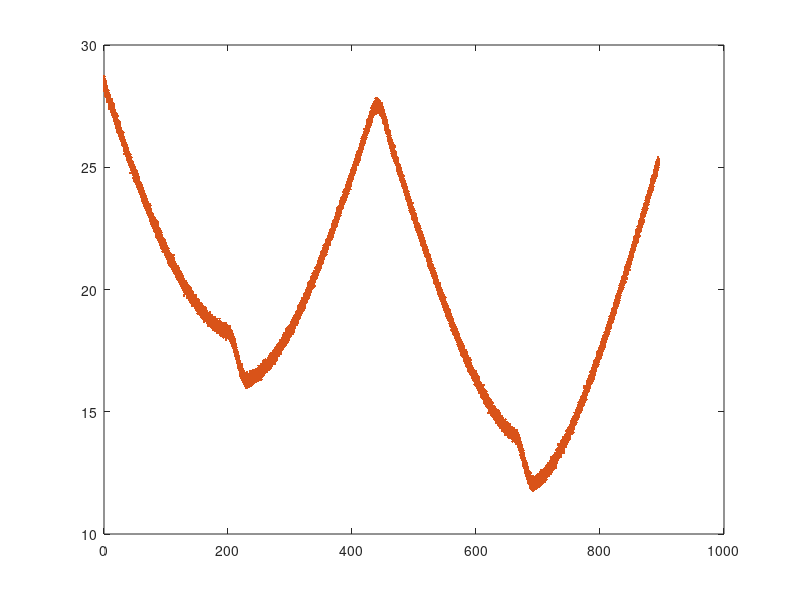
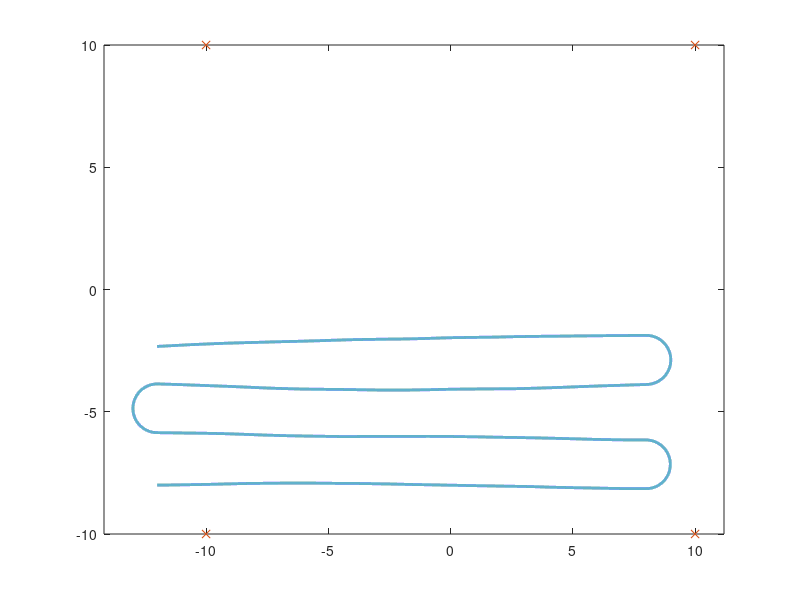

The MATLAB script that drew these images, in order: (Note: this script raises an error after producing the figures.)
function datagen_landmark_navigation()

%% Constants and parameters
close all; clc

linIncrement = 200;
t1	= linIncrement;
t2	= t1 + 10*pi;
t3	= t2 + linIncrement;
t4	= t3 + 10*pi;
t5	= t4 + linIncrement;
t6	= t5 + 10*pi;
t7	= t6 + linIncrement;

dt_			= 1E-2;					% s
timeStamps	= 0:dt_:t7;				% s
nTimeStamps	= length(timeStamps);

speedV		= 0.1;						% desired speed, m/s

stdDevProcNoise	= 0.03;

landmarks	= [10 10 -10 -10; 10 -10 10 -10]	% m
uControl	= zeros(1, nTimeStamps);
for m1 = 1:nTimeStamps
	if timeStamps(m1) <= t2 && timeStamps(m1) > t1
		uControl(m1)	= 0.1;
	elseif timeStamps(m1) > t3 && timeStamps(m1) <= t4
		uControl(m1)	= -0.1;
	elseif timeStamps(m1) > t5 && timeStamps(m1) <= t6
		uControl(m1)	= 0.1;
	end
end
u	= uControl + stdDevProcNoise*randn(1, nTimeStamps);

figure
plot(timeStamps, u)

x0	= [-12; -8; 0];
xSim= zeros(nTimeStamps, 3);
t	= 0;
xt	= x0;
xSim(1, :) = x0';

for m1 = 2:nTimeStamps
	xt	= rk4_step( t, xt, m1 - 1 );
	t	= timeStamps(m1);

	xSim(m1, :) = xt';
end

groundTruthPosition		= xSim(:, 1:2)';
groundTruthHeading		= xSim(:, 3)';

stdDevRange	= 0.1;			% m

nLandmarks	= size(landmarks, 2);
groundTruthRanges	= zeros( nLandmarks, nTimeStamps );
measuredRanges		= zeros( nLandmarks, nTimeStamps );
for m1 = 1:nLandmarks
	groundTruthRanges(m1, :)	= (...
		(xSim(:, 1) - landmarks(1, m1)).^2 + ...
		(xSim(:, 2) - landmarks(2, m1)).^2 ).^0.5;
	measuredRanges(m1, :)		= groundTruthRanges(m1, :) + ...
		stdDevRange*randn(1, nTimeStamps);
end

plot(timeStamps, groundTruthRanges(1, :)); hold on;
plot(timeStamps, measuredRanges(1,:), '.')

save assignment4_problem4.mat measuredRanges ...
	stdDevRange timeStamps nTimeStamps ...
	groundTruthRanges groundTruthPosition groundTruthHeading ...
	stdDevProcNoise landmarks u


figure;
plot( xSim(:, 1), xSim(:, 2), 'LineWidth', 2 );
hold on; axis equal
plot(landmarks(1, :), landmarks(2, :), 'x')
% plot( measuredRange.*cos(measuredBearing), measuredRange.*sin(measuredBearing), '.'); 
make_nice_figures(gcf, gca, 14, 'Orbit', '$y_1$ (km)', '$y_2$ (km)', [], [], [], [], [])

%%
	function xDot = planar_kinematics(t_, x_, tIndex_)
		ut_		= u(tIndex_);

		xDot(1, 1)	= speedV * cos(x_(3));
		xDot(2, 1)	= speedV * sin(x_(3));
		xDot(3, 1)	= ut_;
	end

	function x_tplus_dt = rk4_step( t_, xt_, tIndex_ )

		a1	= 0.5;		a2	= 0.5;		a3	= 1;
		b1	= 0.5;		b2	= 0;		b3	= 0.5;
		b4	= 0;		b5	= 0;		b6	= 1;
		g1	= 1/6;		g2	= 1/3;		g3	= 1/3;		g4	= 1/6;

		k1	= dt_ * planar_kinematics(t_, xt_, tIndex_);
		k2	= dt_ * planar_kinematics(t_ + a1*dt_, xt_ + b1*k1, tIndex_);
		k3	= dt_ * planar_kinematics(t_ + a2*dt_, xt_ + b2*k1 + b3*k2, tIndex_);
		k4	= dt_ * planar_kinematics(t_ + a3*dt_, xt_ + b4*k1 + b5*k2 + b6*k3, tIndex_);

		x_tplus_dt = xt_ + g1*k1 + g2*k2 + g3*k3 + g4*k4;
	end
end